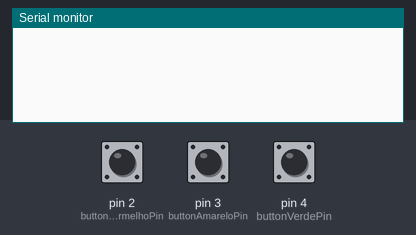
Simulated run of this sketch. Board: Arduino Uno, built with avr-gcc and run on an emulated ATmega328P. Shown: the last lines printed to the serial monitor. The inputs (shaded band) are chosen by the test bench; at power-on: pin 2 (buttonVermelhoPin) LOW, pin 3 (buttonAmareloPin) LOW, pin 4 (buttonVerdePin) LOW.

Above: at 1.2 s.
1.3 s: pin 2 (buttonVermelhoPin) pulled HIGH for 0.15 s
At 1.7 s:
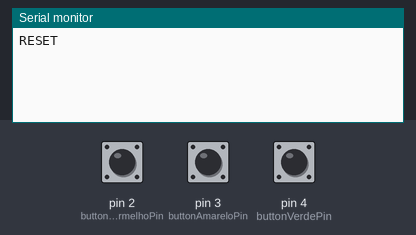
2.9 s: pin 3 (buttonAmareloPin) pulled HIGH for 0.15 s
At 4.1 s:
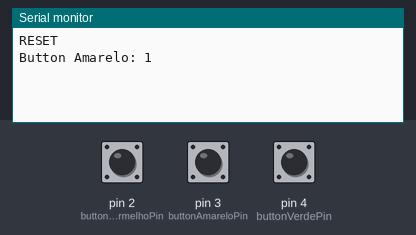
4.5 s: pin 4 (buttonVerdePin) pulled HIGH for 0.15 s
At 5.3 s:
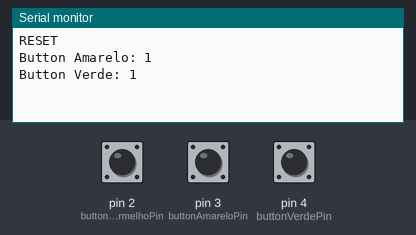
6.1 s: pin 3 (buttonAmareloPin) pulled HIGH for 1 s
At 6.5 s:
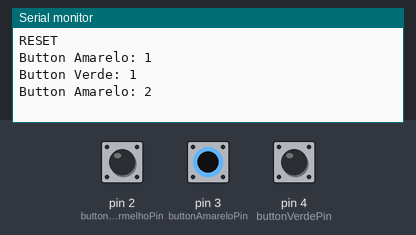
8.6 s: pin 4 (buttonVerdePin) pulled HIGH for 1 s
At 9.6 s:
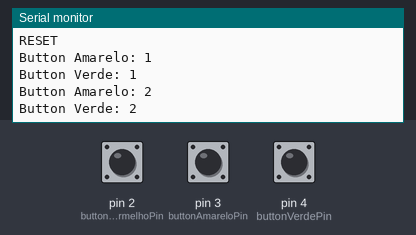

The sketch:

C_digo_AtividadeA1.ino
```cpp
/****** Daiana Kathrin Santana Santos *******/
/*************** RA: 120.357 ***************/

//Pinos de Entrada/Saida
const int buttonVerdePin = 4;
const int buttonAmareloPin = 3;
const int buttonVermelhoPin = 2;
const int ledVerdePin = 12;
const int ledAmareloPin = 11;
const int ledVermelhoPin = 13;
const int buzzerpin = 10;

//Variaveis
int buttonVerde;
int buttonAmarelo;
int buttonVermelho;
int lastbuttonVerde = LOW;
int lastbuttonAmarelo = LOW;
int lastbuttonVermelho = LOW;
int ledVerde = LOW;
int ledAmarelo = LOW;
int ledVermelho = LOW;
int buzzer = LOW;
int contVerde = 0;
int contAmarelo = 0;

unsigned long lastDebounceVerde = 0;
unsigned long lastDebounceAmarelo = 0;
unsigned long lastDebounceVermelho = 0;
unsigned long DebounceDelay = 5;
unsigned long timereset = 100000;

void setup()
{
    pinMode(buttonVerdePin, INPUT);
    pinMode(buttonAmareloPin, INPUT);
    pinMode(buttonVermelhoPin, INPUT);
    pinMode(ledVerde, OUTPUT);
    pinMode(ledVermelho, OUTPUT);
    pinMode(ledAmarelo, OUTPUT);
    pinMode(buzzer, OUTPUT);
    Serial.begin(9600);
}

void loop()
{

/************ Implementacao do led Verde -> numero 7 ************/

    int readingVerde = digitalRead(buttonVerdePin);
    if(readingVerde != lastbuttonVerde )
    {
        lastDebounceVerde = millis();
    }
    if((millis() - lastDebounceVerde) > DebounceDelay)
    {
        if(readingVerde != buttonVerde)
        {
            buttonVerde = readingVerde;

            if(buttonVerde == HIGH)
            {
                contVerde = contVerde + 1;
                Serial.print("Button Verde: ");
                Serial.println(contVerde);
                if (contVerde == 1)
                {
                    ledVerde = LOW;
                }
                else if(contVerde == 7)
                {
                    ledVerde = HIGH;
                    contVerde = 0;
                }
            }
        }
    }
    digitalWrite(ledVerdePin, ledVerde);
    lastbuttonVerde = readingVerde;


/************ Implementacao do led Amarelo -> numero 5 ************/

    int readingAmarelo = digitalRead(buttonAmareloPin);
    if(readingAmarelo != lastbuttonAmarelo )
    {
        lastDebounceAmarelo = millis();
    }
    if((millis() - lastDebounceAmarelo) > DebounceDelay)
    {
        if(readingAmarelo != buttonAmarelo)
        {
            buttonAmarelo = readingAmarelo;

            if(buttonAmarelo == HIGH)
            {
                contAmarelo = contAmarelo + 1;
                Serial.print("Button Amarelo: ");
                Serial.println(contAmarelo);
                if (contAmarelo == 1)
                {
                    ledAmarelo = LOW;
                }
                else if(contAmarelo == 5)
                {
                    ledAmarelo = HIGH;
                    contAmarelo = 0;
                }
            }
        }
    }
    digitalWrite(ledAmareloPin, ledAmarelo);
    lastbuttonAmarelo = readingAmarelo;


/************ Implementacao do led vermelho -> RESET ************/
    int readingVermelho = digitalRead(buttonVermelhoPin);
    if(readingVermelho != lastbuttonVermelho )
    {
        lastDebounceVermelho = millis();
    }
    if((millis() - lastDebounceVermelho) > DebounceDelay)
    {
        if(readingVermelho != buttonVermelho)
        {
            buttonVermelho = readingVermelho;

            if(buttonVermelho == HIGH)
            {
                ledVermelho = HIGH;
                buzzer = HIGH;
                contAmarelo = 0;
                contVerde = 0;
              	ledAmarelo = LOW;
              	ledVerde = LOW;
                Serial.println("RESET");
                timereset = millis();
            }
        }
    }
    if((millis() - timereset) > 1000 & ((millis() - timereset) < 2000))
    {
        ledVermelho = LOW;
        buzzer = LOW;

    }
  	if((millis() - timereset) > 1300 & ((millis() - timereset) < 2000))
    {
      	ledVermelho = HIGH;
        buzzer = HIGH;

    }
  	if((millis() - timereset) > 2000)
    {
        ledVermelho = LOW;
        buzzer = LOW;
    }
    digitalWrite(buzzerpin, buzzer);
    digitalWrite(ledVermelhoPin, ledVermelho);
    lastbuttonVermelho = readingVermelho;
}
```

Measured:
- after the input at 1.3 s, the serial monitor: prints a new line at once (image 1)
- after the input at 2.9 s, the serial monitor: prints a new line at once (image 2)
- after the input at 4.5 s, the serial monitor: prints a new line at once (image 3)
- after the input at 6.1 s, the serial monitor: prints a new line at once (image 4)
- after the input at 8.6 s, the serial monitor: prints a new line at once (image 5)
